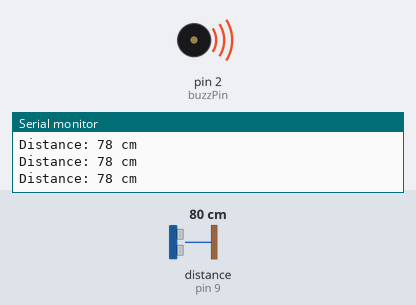
A sketch run on a simulated Arduino Uno, built with avr-gcc and run on an emulated ATmega328P. On the bench: buzzer (waves = sounding, pin HIGH), the last lines printed to the serial monitor. Wiring (inferred from the names in the program): ultrasonic range finder: trigger pin 10; echo pin 9. Inputs (shaded band) come from the test bench; at power-on: distance to the obstacle (sensor on pin 9) 80 cm. The echo pulse lasts 58.3 µs per cm; pins used as bus, display or sensor lines are not drawn.

Above: at 1.2 s.
1.3 s: distance to the obstacle (sensor on pin 9) set to 8 cm
4.3 s: distance to the obstacle (sensor on pin 9) set to 5 cm
At 4.9 s:
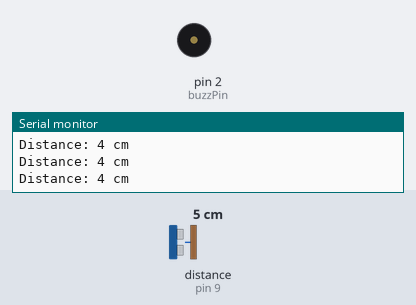
5.8 s: distance to the obstacle (sensor on pin 9) set to 9 cm
At 7.2 s:
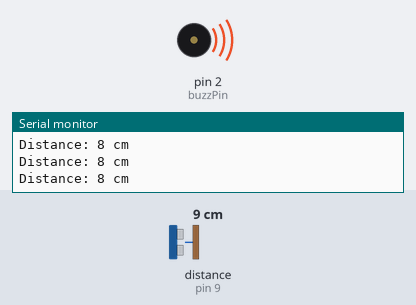
8.8 s: distance to the obstacle (sensor on pin 9) set to 2 cm
At 9.3 s:
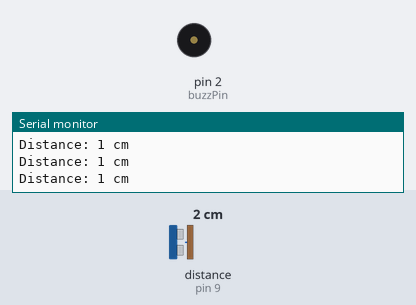
Timing chart, 0 to 11.3 s (numbered marks = the images above; inputs shaded):
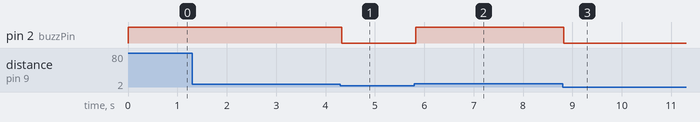

Measured:
- the behaviour switches between 7 and 6 cm on distance to the obstacle (sensor on pin 9) (found by bisection; images 0 and 1)
- after the input at 4.3 s, pin 2 (buzzPin): HIGH → LOW at once
- after the input at 5.8 s, pin 2 (buzzPin): LOW → HIGH at once
- after the input at 8.8 s, pin 2 (buzzPin): HIGH → LOW at once

The sketch:

detectthingsstolen.ino
```cpp
#define trigPin 10 //Echo - pin D10 Arduino
#define echoPin 9 //Trig - pin D9 Arduino
#define buzzPin 2 //positive pin of Buzzer - pin D2 Arduino

void setup()
{
  pinMode(trigPin, OUTPUT); // trigPin as OUTPUT
  pinMode(echoPin, INPUT); // echoPin as an INPUT to get pulse width
  pinMode(buzzPin, OUTPUT); // buzzPin as an OUTPUT to control buzzering
  Serial.begin(9600); //Serial Communication is starting with 9600 of baudrate speed
}

void loop()
{
  long duration;  // variable for the duration of sound wave travel
  int distance;   // variable for the distance measurement

  digitalWrite(trigPin, LOW);
  delayMicroseconds(2);
  // Set the trigPin HIGH (ACTIVE) for 10 microseconds
  digitalWrite(trigPin, HIGH);
  delayMicroseconds(10);
  digitalWrite(trigPin, LOW);
  //calculate duration in microsecond
  duration = pulseIn(echoPin, HIGH);

  distance = duration * 0.034 / 2;  //Calculate the distance

  Serial.print("Distance: ");
  Serial.print(distance);
  Serial.println(" cm");

  if (distance <= 5 && distance >= 0) {
    // if 0 <= distance <= 5cm, the buzzer doesn't ring
    digitalWrite(buzzPin, LOW);
  }
  if (distance > 5){
    // if distance > 5cm, the buzzer ring
    digitalWrite(buzzPin, HIGH);
  }
  else {
  }
}
```
